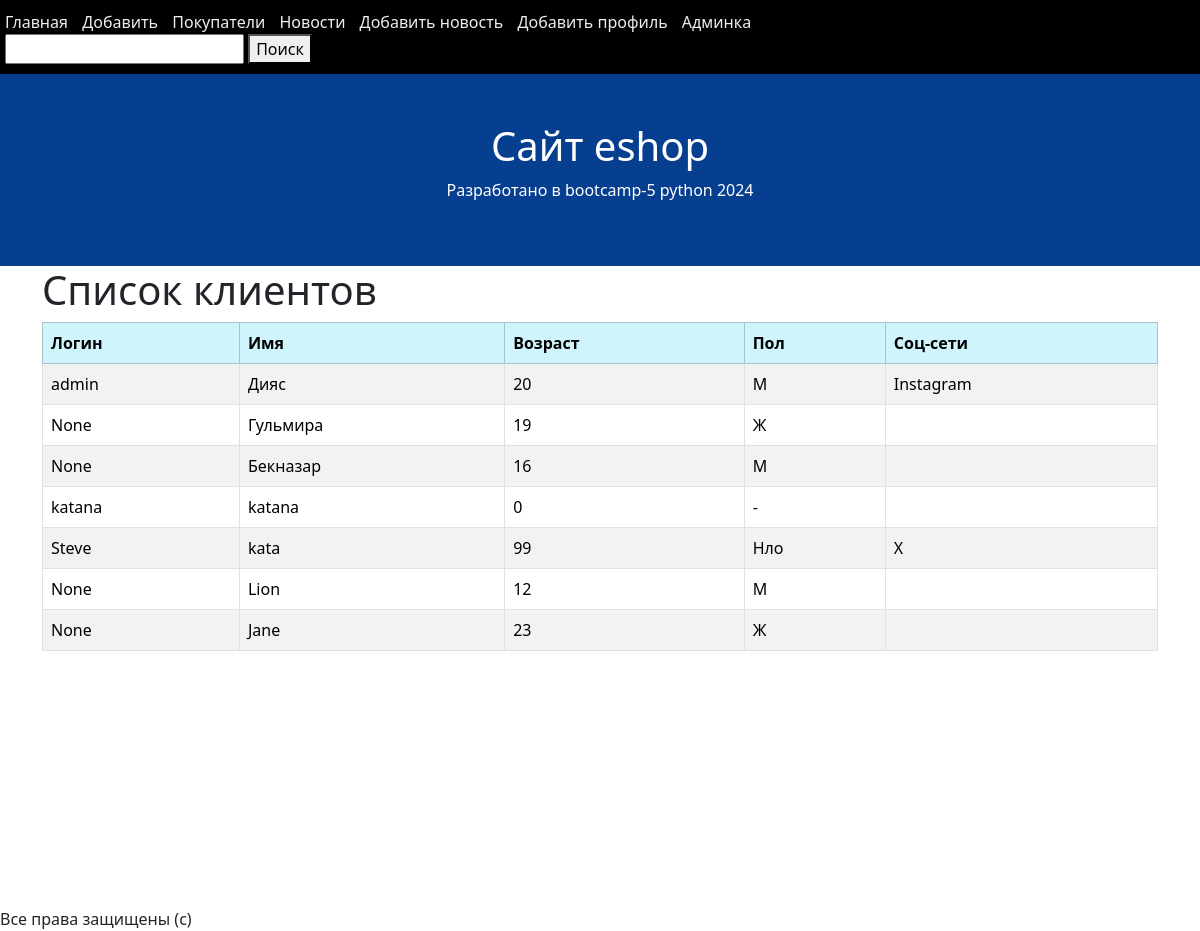
Page /costumers/ on the committed database.
### costumerapp/models.py (models this page shows)
class Costumer(models.Model):
    name = models.CharField(max_length=100)
    age = models.IntegerField()
    gender = models.CharField(max_length=50)
    user = models.OneToOneField(
        to=User,
        on_delete=models.SET_NULL,
        null=True, blank=True
    )
    profile = models.OneToOneField(
        to=Profile,
        on_delete=models.SET_NULL,
        null=True, blank=True
    )
    def __str__(self):
        return self.name

class Profile(models.Model):
    bio = models.TextField()
    social_link = models.CharField(max_length=50)
    phone_number = models.IntegerField()
    user = models.OneToOneField(
        to=User,
        on_delete=models.SET_NULL,
        null=True, blank=True
    )

### costumerapp/views.py (the view)
# urls.py: path('costumers/', costumer_view, name="costumer-view"),
def costumer_view(request):
    costumer_list = Costumer.objects.all()
    context = {"costumer_list": costumer_list}
    return render(request, 'costumers.html', context)

### costumerapp/templates/costumers.html
{% extends 'base.html' %}
{% block content %}
<h1>Список клиентов</h1>
<table class="table table-striped table-bordered table-hover">
    <thead>
        <tr class="table-info">
            <th>Логин</th>
            <th>Имя</th>
            <th>Возраст</th>
            <th>Пол</th>
            <th>Соц-сети</th>
        </tr>
    </thead>
    <tbody>
        {% for costumer in costumer_list %}
            <tr>
                <td>{{ costumer.user }}</td>
                <td>{{ costumer }}</td>
                <td>{{ costumer.age }}</td>
                <td>{{ costumer.gender }}</td>
                <td>{{ costumer.profile.social_link }}</td>
            </tr>
        {% endfor %}
    </tbody>
</table>
{% endblock %}

### rows in the picture
Costumer: user "admin", name "Дияс", age "20", gender "М", profile.social_link "Instagram"
Costumer: user "None", name "Гульмира", age "19", gender "Ж"
Costumer: user "None", name "Бекназар", age "16", gender "М"
Costumer: user "katana", name "katana", age "0", gender "-"
Costumer: user "Steve", name "kata", age "99", gender "Нло", profile.social_link "X"
Costumer: user "None", name "Lion", age "12", gender "M"
Costumer: user "None", name "Jane", age "23", gender "Ж"
